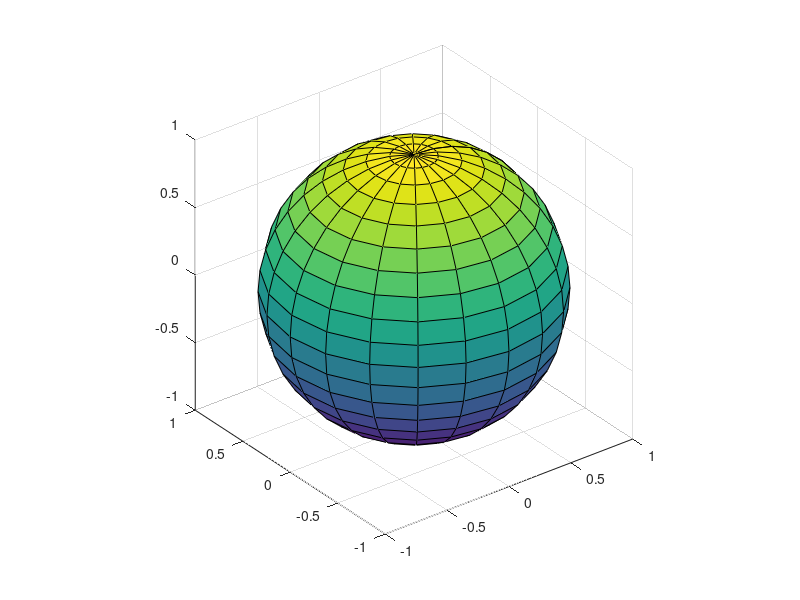
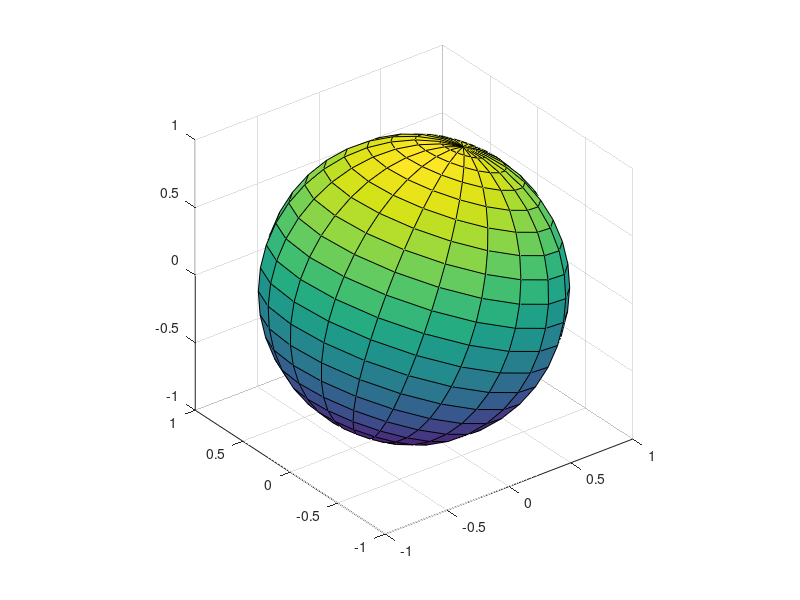

Write the MATLAB code that produced these figures, in order. (Note: this script raises an error after producing the figures.)
%% Introduktion
%Vi starter med at fjerne alle variabler der måtte være i vores workspace.
clc;clear;
%I denne Matlab-fil skal vi lave en animation af jordens rotation omkring
%sig selv. Vi modellerer Jorden som en kugle med radius 1 og med centrum i
%Origo. Vi kan nemt lave denne model vha. følgende kommando:
[X,Y,Z]=sphere;
%Bemærk at X, Y og Z er matricer således at (X(i,j),Y(i,j),Z(i,j)) er et
%punkt på kuglen. Til senere udregninger skal vi bruge dimensionerne af
%matricerne
[m,n]=size(X);
%Det er også mere bekvemt at arbejde med en matrix hvor søjlerne i matricen
%er punkter på kuglen:
A=[X(:)';Y(:)';Z(:)'];
%På denne måde kan man givet en 3x3 rotationsmatrix R roterere alle
%punkterne på kuglen på en gang ved at udregne R*A. Man kan efterfølgende
%transformere rækkerne i A tilbage til passende matricer med kommandoerne
%    X=reshape(A(1,:),[m,n]); 
%    Y=reshape(A(2,:),[m,n]); 
%    Z=reshape(A(3,:),[m,n]); 
%Man kan plotte kuglen med kommandoen
figure
surf(X,Y,Z);
axis equal
%% Opgave (i)
%I denne opgave skal vi roterere kuglen så den får den korrekte hældning.
%Husk at vi antager at nordpolen er placeret i punktet (0,0,1). Med denne
%antagelse giver plottet af X, Y og Z passende linjer for længde og
%breddegrader.

%Bestem først rotationsvinklen i radianer
theta=23.4*pi/180;
%Bestem Efterfølgende rotationsmatricen R der roterer med en vinkel theta
%omkring y-aksen
R=[cos(theta), 0, sin(theta); 0, 1 0; -sin(theta), 0, cos(theta)];
%Roter punkterne på kuglen
A=R*A;
%Omtransformer til matricer og plot resultatet:
X=reshape(A(1,:),[m,n]); 
Y=reshape(A(2,:),[m,n]); 
Z=reshape(A(3,:),[m,n]); 
figure;
surf(X,Y,Z);
axis equal

%% Opgave (ii)
%Vi skal i denne opgave bestemme en enhedsvektor der er parallel med linjen
%gennem nord og sydpolen. 
v=R*[0;0;1];

%% Opgave (iii)
%Vi skal i denne opgave lave en animation af Jordens rotation om sin egen
%akse. Dette gøres vha. Matlabs VideoWriter funktion. Vi skal sådan set
%bare tegne de frames der skal indgå i animationen så klarer Matlab resten.

%VI ønsker 60 fps og 3 sekunders video
fps=60;
seconds=3;
%Derfor får vi det totale antal frames
n_frames=fps*3;
%Vi laver nu figuren vi skal plotte i
h = figure;
h.Visible= 'off'; 
set(h, 'Position',  [100, 100,600, 800])
axis equal
axis([-2 2 -2 2 -2 2 ])
view(0,45)
ax=gca();
set(ax,'XColor', 'none','YColor','none')

%Bemærk at der ikke er grund til at se hvert plot så vi gør figuren usynlig
%Vi laver nu et videoobjekt
video = VideoWriter('rotation.mp4','MPEG-4');
video.Quality=100;
video.FrameRate=fps;
open(video);
%Nedenstående loop laver de frames der skal indgå i animationen.
for k =1:n_frames
    %Vi ønsker en enkelt rotation så vi sætter vinklen vi roterer jorden
    %med i frame k til at være
    theta=k*2*pi/n_frames;
    %Udregn s og lambda for den kvatanion som vi skal bruge for at rotere
    %med en vinkel theta omkring v
    s=cos(theta/2);
    lambda=sin(theta/2);
    %Brug funktionerne left_multiplication og right_multiplication til at
    %definere passende matricer til at udregne rotationen qpq^(-1) hvor
    %q=[s,lambda*v]
    L=left_multiplication(s,lambda*v);
    R=right_multiplication(s,-lambda*v);
    %Vi omdanner nu vektorerne i A til kvatanioner ved at sætte deres
    %skalardel lig 0.
    Q=[zeros(1,n*m);A];
    %Vi udregner rotationen omkring v vha. kvatanioner
    Q=L*R*Q;
    %Vi omdanner vores roterede kvatanioner til vektorer. Bemærk at vi
    %smider skalardelen væk, da den blot er 0.
    X=reshape(Q(2,:),[m,n]); 
    Y=reshape(Q(3,:),[m,n]); 
    Z=reshape(Q(4,:),[m,n]); 
    %Vi plotter den roterede kugle og sørger for at vores plot bliver en
    %frame i videoen. Bemærk at det er hurtigere i Matlab at plotte kuglen
    %første gang og efterfølgende bare opdatere plottets indhold.
    if k==1
        w=surf(ax,X,Y,Z);
    else
        set(w,'XData',X)
        set(w,'YData',Y)
        set(w,'ZData',Z)
    end
    hold on
    %Vi plotter rotationsaksen
    plot3(ax,[-2*v(1),2*v(1)],[-2*v(2),2*v(2)],[-2*v(3),2*v(3)],'b')
    axis equal
    axis([-2 2 -2 2 -2 2 ])
    drawnow();
    %Vi skriver den frame vi lige har plottet til vores video.
    writeVideo(video,getframe(ax));
end
%Vi afslutter vores video.
close(video)

%% Hjælpefunktioner 

function L = left_multiplication(s,v)
%Funktion der udregner matricen for venstre multiplikation med kvatanionen
%[s,v]
L=[
    s,-v(1),-v(2),-v(3);
    v(1),s,-v(3),v(2);
    v(2),v(3),s,-v(1);
    v(3),-v(2),v(1),s
    ];
end

function R = right_multiplication(s,v)
%Funktion der udregner matricen for højre multiplikation med kvatanionen
%[s,v]
R=[s,-v(1),-v(2),-v(3);
v(1),s,v(3),-v(2);
v(2),-v(3),s,v(1);
v(3),v(2),-v(1),s];
end
